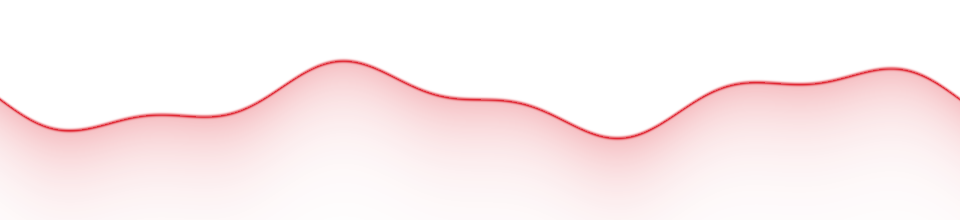
#> input picture atarilauncher/assets/wave1.png, 960 x 220 px
$ python make_splash.py ../atarilauncher/assets/wave1.png out.png
#> lines starting #> are read from the running program, lines starting #| are printed output that depends on the picture
"""The legacy-BIOS boot menu background (640x480): the CodeAque logo on black. Usage: make_splash.py <logo.png> <out.png>"""
import sys
from PIL import Image
logo = Image.open(sys.argv[1]).convert("RGBA")
#> logo is the input picture: PIL image 960x220 RGBA; mean R, G, B, A 224, 40, 52, 17.6
bg = Image.new("RGB", (640, 480), (0, 0, 0))
#> bg: PIL image 640x480 RGB; every value is 0
logo.thumbnail((140, 140), Image.LANCZOS)
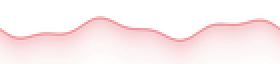
#> logo: PIL image 140x32 RGBA (shown 2 times larger); mean R, G, B, A 135.8, 23, 30.3, 17.9; transparent parts drawn white
bg.paste(logo, ((640 - logo.width) // 2, 8), logo)
bg.save(sys.argv[2])
